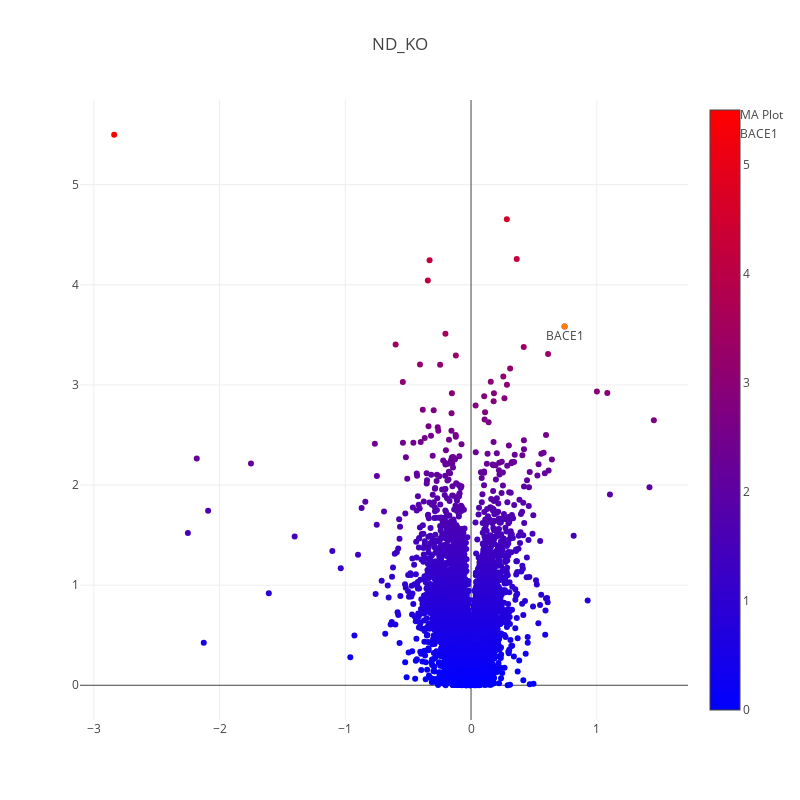

Notebook cell for this chart:
### Code cell
#interactive plot
trace_1 = go.Scatter(
    x=hippo_df['log2_fc_{}'.format(tag)],
    y=hippo_df['log10_{}_pvalue'.format(tag)],
    mode='markers',
    name='MA Plot',
    text = [df.loc[i]['Fasta headers'].split('|')[2].split(';')[0].split(' ')[0] for i in hippo_df.index.values],
    hoverinfo = 'text',
    marker=dict(
        #size=16,
        color = hippo_df['log10_{}_pvalue'.format(tag)], #set color equal to a variable
        colorscale='Bluered',
        showscale=True
    )
)


annot_1 = go.Scatter(
    x=[hippo_df.loc[bace_index]['log2_fc_{}'.format(tag)]],
    y=[hippo_df.loc[bace_index]['log10_{}_pvalue'.format(tag)]],
    mode='markers+text',
    name='BACE1',
    text=['BACE1'],
    textposition='bottom center'
)
layout = dict(title=tag,
             width=800,
             height=800,
              
             )

fig = go.Figure(data=[trace_1,annot_1], 
                layout=layout)
iplot(fig, filename='test')

### Figure 1 — Plotly figure (JSON) as saved in the notebook; plotly's stock layout.template omitted (floating-point values rounded to 4 significant figures; data arrays with more than 128 entries replaced by an {"elided": "..."} marker saying what was removed)
{"data": [{"hoverinfo": "text", "marker": {"color": {"elided": "7046 float values"}, "colorscale": "Bluered", "showscale": true}, "mode": "markers", "name": "MA Plot", "text": {"elided": "7046 str values"}, "type": "scatter", "uid": "7fa1ff50-e97a-4f47-86dc-067e6b21afef", "x": {"elided": "7046 float values"}, "y": {"elided": "7046 float values"}}, {"mode": "markers+text", "name": "BACE1", "text": ["BACE1"], "textposition": "bottom center", "type": "scatter", "uid": "c3252b84-312d-4c4a-9537-8680bd5b6ab0", "x": [0.7438], "y": [3.584]}], "layout": {"height": 800, "title": {"text": "ND_KO"}, "width": 800}}
